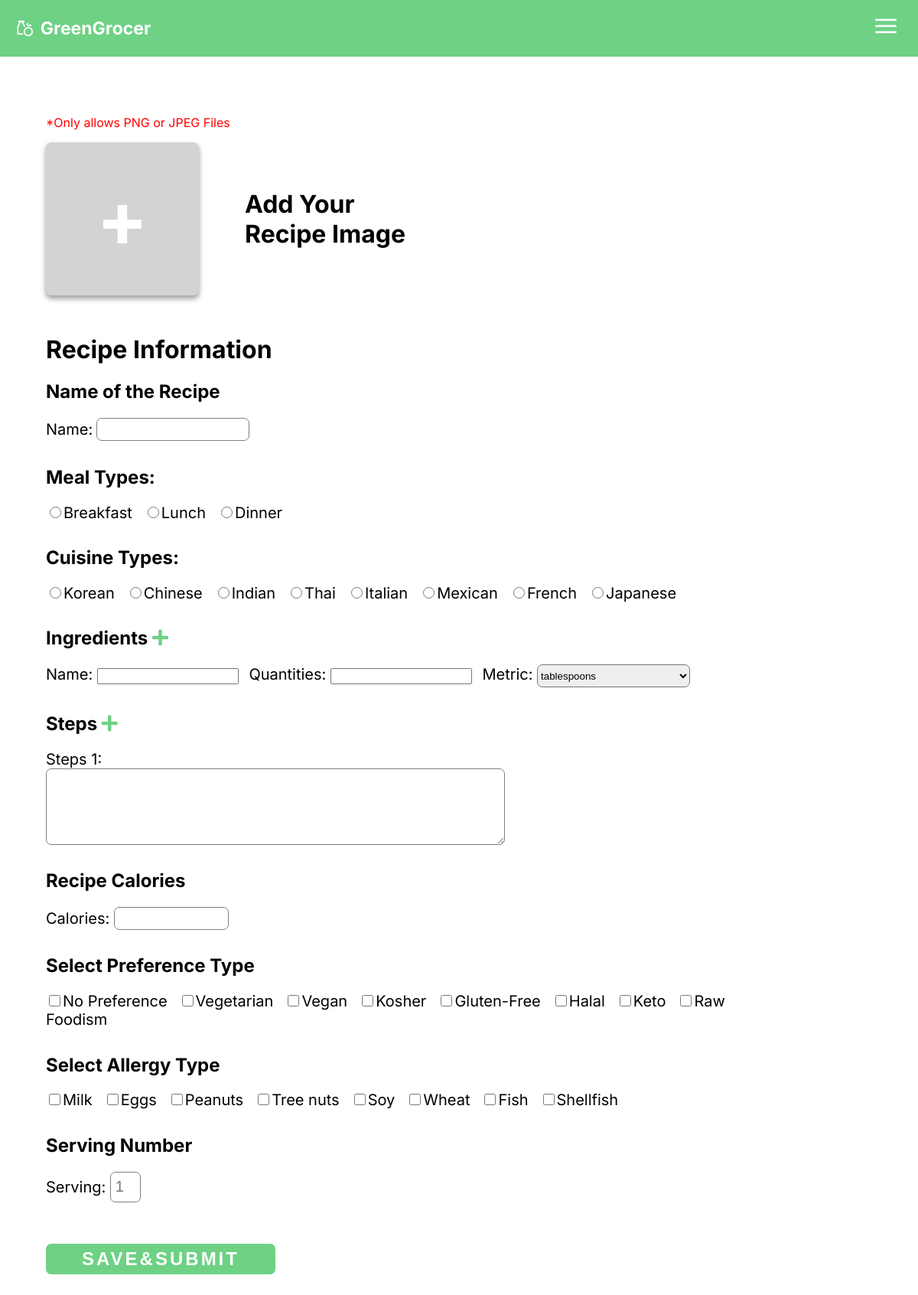
Screenshot of /recipe.php (signed in) with the database file from the repository.
### tables this page shows
CREATE TABLE Meal_Type (
TypeID INT,
Type VARCHAR(50),
PRIMARY KEY (TypeID)
);

CREATE TABLE Cuisine_Type (
TypeID INT auto_increment,
TypeName VARCHAR(100),
PRIMARY KEY (TypeID)
);

CREATE TABLE Dietary_Preference (
PreferenceID INT,
Preference VARCHAR(50),
PRIMARY KEY (PreferenceID)
);

CREATE TABLE Allergy (
AllergyID INT,
Allergy VARCHAR(50),
PRIMARY KEY (AllergyID)
);

### recipe.php (the view, shortened to what this page needs)
<?php
$servername = "db.luddy.indiana.edu";
$username = "i494f23_team25";
$password = "my+sql=i494f23_team25";
$database = "i494f23_team25";
$conn = mysqli_connect($servername, $username, $password, $database);
$sqlCuisine = "SELECT TypeID, TypeName FROM Cuisine_Type";
$resultCuisine = $conn->query($sqlCuisine);
$sqlMeal = "SELECT TypeID, Type FROM Meal_Type";
$resultMeal = $conn->query($sqlMeal);
$sqlMetrics = "SELECT DISTINCT metric FROM Ingredient_Quantity";
$resultMetrics = $conn->query($sqlMetrics);
$sqlPreference = "SELECT PreferenceID, Preference FROM Dietary_Preference";
$resultPreference = $conn->query($sqlPreference);
$sqlAllergy = "SELECT AllergyID, Allergy From Allergy";
$resultAllergy = $conn->query($sqlAllergy);
?>
<html>
<head>
    <link rel="stylesheet" href="css/recipe.css">
    <link rel="stylesheet" href="https://use.fontawesome.com/releases/v5.0.13/css/all.css">
</head>
<body>
    <div class="bar">
        <ul>
            <div class="items">
                <li>
                    <a href="index.html"><span class="icon material-symbols-outlined">grocery</span></a>
                </li>
                <li class="gg"> GreenGrocer </li>
            </div>
        </ul>
        <div class="openbtn">
            <span class="material-symbols-outlined menu-button">menu</span>
        </div>
    </div>
    <form method="post" action="<?php echo htmlspecialchars($_SERVER["PHP_SELF"]); ?>" enctype="multipart/form-data">
    <div class="creation_container">
    <p style="color:red;">*Only allows PNG or JPEG Files</p>
        <div class="image_insert">
        <div class="file-input">
        <div class="file_first">
            <label for="file">+<p class="file-name"></p></label>
        </div>
        <h1>Add Your <br> Recipe Image</h1>
    </div>
        </div>
        <div class="recipe_info">
            <h1>Recipe Information</h1>
            <h2>Name of the Recipe</h2>
            <div class="recipe_name">
                <label class="name" for="name">Name:</label>
                <input type="text" id="name" name="name" required>
            </div>
            <div class="meal_type">
            <h2>Meal Types:</h2>
            <?php
            if ($resultMeal->num_rows > 0) {
                while ($rowMeal = $resultMeal->fetch_assoc()) {
                    echo '<input type="radio" name="meal_type" value="' . $rowMeal["TypeID"] . '" required>';
                    echo '<label>' . $rowMeal["Type"] . '</label>';
                }
            } else {
                echo "No meal types found.";
            }
            ?>
        </div>
            <div class="recipe_cuisine">
            <h2>Cuisine Types:</h2>
            <?php
            if ($resultCuisine->num_rows > 0) {
                while ($rowCuisine = $resultCuisine->fetch_assoc()) {
                    echo '<input type="radio" name="cuisine_type" value="' . $rowCuisine["TypeID"] . '" required>';
                    echo '<label>' . $rowCuisine["TypeName"] . '</label>';
                }
            } else {
                echo "No cuisine types found.";
            }
            ?>
        </div>
        <div class="recipe_ingredient">
    <h2> Ingredients <span class="fa fa-plus add"></span> </h2>
    <div class="appending_div">
        <div>
            <span class="lable">Name: </span>
            <input type="text" name="ingredient_name[]" required>
            <span class="lable">Quantities: </span>
            <input type="number" name="ingredient_quantity[]"  required>
            <span class="lable">Metric: </span>
            <select name="ingredient_metric[]" id="metric" style="width: 200px; height: 30px; border-radius: 7px;">
                <?php
                if ($resultMetrics->num_rows > 0) {
                    while ($rowMetric = $resultMetrics->fetch_assoc()) {
                        echo '<option value="' . $rowMetric["metric"] . '">' . $rowMetric["metric"] . '</option>';
                    }
                } else {
                    echo '<option value="">No metrics found</option>';
                }
                ?>
            </select>
        </div>
    </div>
</div>
<div class="recipe_steps">
    <h2> Steps <span class="fa fa-plus add1"></span> </h2>
    <div class="appending_div1">
        <div>
        <span class="steps">Steps 1: </span>
<textarea name="recipe_steps[]" rows="5" class="recipe-step" required></textarea>
        </div>
    </div>
</div>
            <div class="recipe_calories">
            <h2>Recipe Calories</h2>
            <div class="calories">
                <label class="calories" for="calories">Calories: </label>
                <input type="text" id="calories" name="calories" required>
            </div>
            <div class="recipe_preference">
    <h2>Select Preference Type</h2>
    <?php
    if ($resultPreference->num_rows > 0) {
        while ($rowPreference = $resultPreference->fetch_assoc()) {
            echo '<input type="checkbox" name="Preference[]" value="' . $rowPreference["PreferenceID"] . '" >';
            echo '<label>' . $rowPreference["Preference"] . '</label>';
        }
    } else {
        echo "No Preference types found.";
    }
    ?>
</div>
<div class="recipe_allergy">
    <h2>Select Allergy Type</h2>
    <?php
    if ($resultAllergy->num_rows > 0) {
        while ($rowAllergy = $resultAllergy->fetch_assoc()) {
            echo '<input type="checkbox" name="Allergy[]" value="' . $rowAllergy["AllergyID"] . '" >';
            echo '<label>' . $rowAllergy["Allergy"] . '</label>';
        }
    } else {
        echo "No Allergy types found.";
    }
    ?>
</div>
            <div class="recipe_serving">
            <h2>Serving Number</h2>
            <div class="serving">
                <label class="serving" for="serving">Serving: </label>
                <input type="number" id="serving" name="serving" placeholder="1" required>
            </div>
            </div>
            <button class="savesub" id="recipeid" type="" onclick="showPopup()">SAVE&SUBMIT</button>
        </div>
</form>
</body>
</html>

### css/recipe.css (style rules this page uses)
body { margin: 0px; font-family: inter, sans-serif; }
.bar { position: sticky; box-sizing: border-box; width: 100%; background: #6ED184; padding: 1.3rem; margin: 0; }
.gg { font-family: 'Inter', sans-serif; font-size: 23px; color: white; font-weight: 700; }
.material-symbols-outlined { font-variation-settings: 'FILL' 0, 'wght' 400, 'GRAD' 0, 'opsz' 24 }
.icon { color: white; margin-top: 4px; }
.items { display: flex; flex-flow: row nowrap; align-items: center; gap: 0.5rem; }
.material-symbols-outlined { font-variation-settings: 'FILL' 0, 'wght' 500, 'GRAD' 0, 'opsz' 48 }
.openbtn { position: absolute; right: 20px; top: 10px; color: white; font-family: 'PT Sans', sans-serif; }
.menu-button { font-size: 36px !important; position: relative; top: 6px; left: -4px; }
ul { margin: 0; padding: 0; }
li { list-style-type: none; }
.creation_container { padding: 5%; display: flex; flex-direction: column; }
.image_insert { display: flex; }
.file-input { display: flex; width: 600px; }
.file-input h1 { display: flex; align-self: center; margin-left: 10%; }
.file-input label { display: flex; width: 200px; height: 200px; border-radius: 7px; background-color: lightgrey; box-shadow: 0 4px 7px rgba(0, 0, 0, 0.4); align-items: center; justify-content: center; color: #fff; font-size: 100px; text-align: center; font-weight: bold; cursor: pointer; transition: transform .2s ease-out; }
.file_first { display: flex; flex-direction: column; }
.recipe_info { margin-top: 30px; }
.name { font-size: 20px; }
#name { width: 200px; height: 30px; border-radius: 7px; border: 1px solid gray; font-size: 20px; }
.recipe_ingredient { margin-top: 3%; }
.add { cursor: pointer; color: #6ED184; }
.appending_div .lable { font-size: 20px; }
.recipe_steps { margin-top: 3%; }
.add1 { cursor: pointer; color: #6ED184; }
.appending_div1 .steps { font-size: 20px; display: flex; }
.appending_div1 textarea { width: 600px; height: 100px; font-size: 20px; font-family: inter, sans-serif; border-radius: 7px; border: 1px solid gray; }
.recipe_cuisine { margin-top: 3%; width: 900px; }
.recipe_cuisine input[type="radio"] { width: 15px; height: 15px; cursor:pointer; }
.recipe_cuisine label { font-size: 20px; margin-right: 15px; }
.meal_type { margin-top: 3%; }
.meal_type input[type="radio"] { width: 15px; height: 15px; cursor:pointer; }
.meal_type label { font-size: 20px; margin-right: 15px; }
.recipe_calories { margin-top: 3%; }
.calories { font-size: 20px; }
#calories { width: 150px; height: 30px; border-radius: 7px; border: 1px solid gray; font-size: 20px; }
.recipe_serving { margin-top: 3%; }
.serving { font-size: 20px; }
#serving { width: 40px; height: 40px; border-radius: 7px; border: 1px solid gray; font-size: 20px; text-align: center; }
#metric { height: 100px; }
.recipe_preference { margin-top: 3%; width: 900px; }
.recipe_preference input[type="checkbox"] { width: 15px; height: 15px; cursor:pointer; }
.recipe_preference label { font-size: 20px; margin-right: 15px; }
.recipe_Allergy { margin-top: 3%; width: 900px; }
.recipe_Allergy input[type="checkbox"] { width: 15px; height: 15px; cursor:pointer; }
.recipe_Allergy label { font-size: 20px; margin-right: 15px; }
.savesub { background-color: #6ED184; width: 300px; height: 40px; font-size: 24px; letter-spacing: 3px; border-radius: 7px; font-weight: bolder; border: none; color: white; margin-top: 5%; cursor: pointer; }

### rows the page displays
meal_type: Type "Breakfast"
meal_type: Type "Lunch"
meal_type: Type "Dinner"
cuisine_type: TypeName "Korean"
cuisine_type: TypeName "Chinese"
cuisine_type: TypeName "Indian"
cuisine_type: TypeName "Thai"
cuisine_type: TypeName "Italian"
cuisine_type: TypeName "Mexican"
cuisine_type: TypeName "French"
cuisine_type: TypeName "Japanese"
dietary_preference: Preference "No Preference"
dietary_preference: Preference "Vegetarian"
dietary_preference: Preference "Vegan"
dietary_preference: Preference "Kosher"
dietary_preference: Preference "Gluten-Free"
dietary_preference: Preference "Halal"
dietary_preference: Preference "Keto"
dietary_preference: Preference "Raw Foodism"
allergy: Allergy "Milk"
allergy: Allergy "Eggs"
allergy: Allergy "Peanuts"
allergy: Allergy "Tree nuts"
allergy: Allergy "Soy"
allergy: Allergy "Wheat"
allergy: Allergy "Fish"
allergy: Allergy "Shellfish"

### other values shown
form field value "tablespoons"
